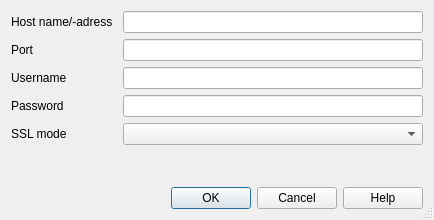
<?xml version="1.0" encoding="UTF-8"?>
<ui version="4.0">
 <class>ConnectToDbDialogBase</class>
 <widget class="QDialog" name="ConnectToDbDialogBase">
  <property name="geometry">
   <rect>
    <x>0</x>
    <y>0</y>
    <width>434</width>
    <height>220</height>
   </rect>
  </property>
  <property name="windowTitle">
   <string>Intrasis DB Manager</string>
  </property>
  <property name="windowIcon">
   <iconset>
    <normaloff>assets/svedigark.svg</normaloff>assets/svedigark.svg</iconset>
  </property>
  <property name="sizeGripEnabled">
   <bool>true</bool>
  </property>
  <layout class="QGridLayout" name="gridLayout_2">
   <item row="0" column="0">
    <layout class="QVBoxLayout" name="verticalLayout_2">
     <item>
      <layout class="QGridLayout" name="gridLayout">
       <item row="0" column="0">
        <widget class="QLabel" name="label_Server">
         <property name="text">
          <string>Host name/-adress</string>
         </property>
        </widget>
       </item>
       <item row="0" column="1">
        <widget class="QLineEdit" name="editServerHost">
         <property name="minimumSize">
          <size>
           <width>200</width>
           <height>22</height>
          </size>
         </property>
         <property name="maximumSize">
          <size>
           <width>300</width>
           <height>22</height>
          </size>
         </property>
        </widget>
       </item>
       <item row="1" column="0">
        <widget class="QLabel" name="label_Port">
         <property name="text">
          <string>Port</string>
         </property>
        </widget>
       </item>
       <item row="1" column="1">
        <widget class="QLineEdit" name="editServerPort">
         <property name="minimumSize">
          <size>
           <width>200</width>
           <height>22</height>
          </size>
         </property>
         <property name="maximumSize">
          <size>
           <width>300</width>
           <height>22</height>
          </size>
         </property>
        </widget>
       </item>
       <item row="2" column="0">
        <widget class="QLabel" name="label_Username">
         <property name="text">
          <string>Username</string>
         </property>
        </widget>
       </item>
       <item row="2" column="1">
        <widget class="QLineEdit" name="editUsername">
         <property name="minimumSize">
          <size>
           <width>200</width>
           <height>22</height>
          </size>
         </property>
         <property name="maximumSize">
          <size>
           <width>300</width>
           <height>22</height>
          </size>
         </property>
        </widget>
       </item>
       <item row="3" column="0">
        <widget class="QLabel" name="label_Password">
         <property name="text">
          <string>Password</string>
         </property>
        </widget>
       </item>
       <item row="3" column="1">
        <widget class="QgsPasswordLineEdit" name="editPassword">
         <property name="minimumSize">
          <size>
           <width>200</width>
           <height>22</height>
          </size>
         </property>
         <property name="maximumSize">
          <size>
           <width>300</width>
           <height>22</height>
          </size>
         </property>
        </widget>
       </item>
       <item row="4" column="0">
        <widget class="QLabel" name="label_sslmode">
         <property name="minimumSize">
          <size>
           <width>0</width>
           <height>22</height>
          </size>
         </property>
         <property name="text">
          <string>SSL mode</string>
         </property>
        </widget>
       </item>
       <item row="4" column="1">
        <widget class="QComboBox" name="comboBox_sslmode">
         <property name="minimumSize">
          <size>
           <width>200</width>
           <height>22</height>
          </size>
         </property>
        </widget>
       </item>
      </layout>
     </item>
     <item>
      <layout class="QVBoxLayout" name="verticalLayout">
       <item>
        <spacer name="verticalSpacer">
         <property name="orientation">
          <enum>Qt::Vertical</enum>
         </property>
         <property name="sizeHint" stdset="0">
          <size>
           <width>412</width>
           <height>13</height>
          </size>
         </property>
        </spacer>
       </item>
       <item>
        <widget class="QLabel" name="lblInfo">
         <property name="text">
          <string/>
         </property>
        </widget>
       </item>
       <item>
        <spacer name="verticalSpacer_2">
         <property name="orientation">
          <enum>Qt::Vertical</enum>
         </property>
         <property name="sizeHint" stdset="0">
          <size>
           <width>412</width>
           <height>13</height>
          </size>
         </property>
        </spacer>
       </item>
      </layout>
     </item>
     <item>
      <layout class="QHBoxLayout" name="horizontalLayout">
       <item>
        <spacer name="horizontalSpacer">
         <property name="orientation">
          <enum>Qt::Horizontal</enum>
         </property>
         <property name="sizeHint" stdset="0">
          <size>
           <width>40</width>
           <height>20</height>
          </size>
         </property>
        </spacer>
       </item>
       <item>
        <widget class="QDialogButtonBox" name="button_box">
         <property name="inputMethodHints">
          <set>Qt::ImhNone</set>
         </property>
         <property name="orientation">
          <enum>Qt::Horizontal</enum>
         </property>
         <property name="standardButtons">
          <set>QDialogButtonBox::Cancel|QDialogButtonBox::Ok</set>
         </property>
        </widget>
       </item>
       <item>
        <widget class="QPushButton" name="help_button">
         <property name="text">
          <string>Help</string>
         </property>
        </widget>
       </item>
      </layout>
     </item>
    </layout>
   </item>
  </layout>
 </widget>
 <customwidgets>
  <customwidget>
   <class>QgsPasswordLineEdit</class>
   <extends>QLineEdit</extends>
   <header>qgspasswordlineedit.h</header>
  </customwidget>
 </customwidgets>
 <resources/>
 <connections/>
</ui>
